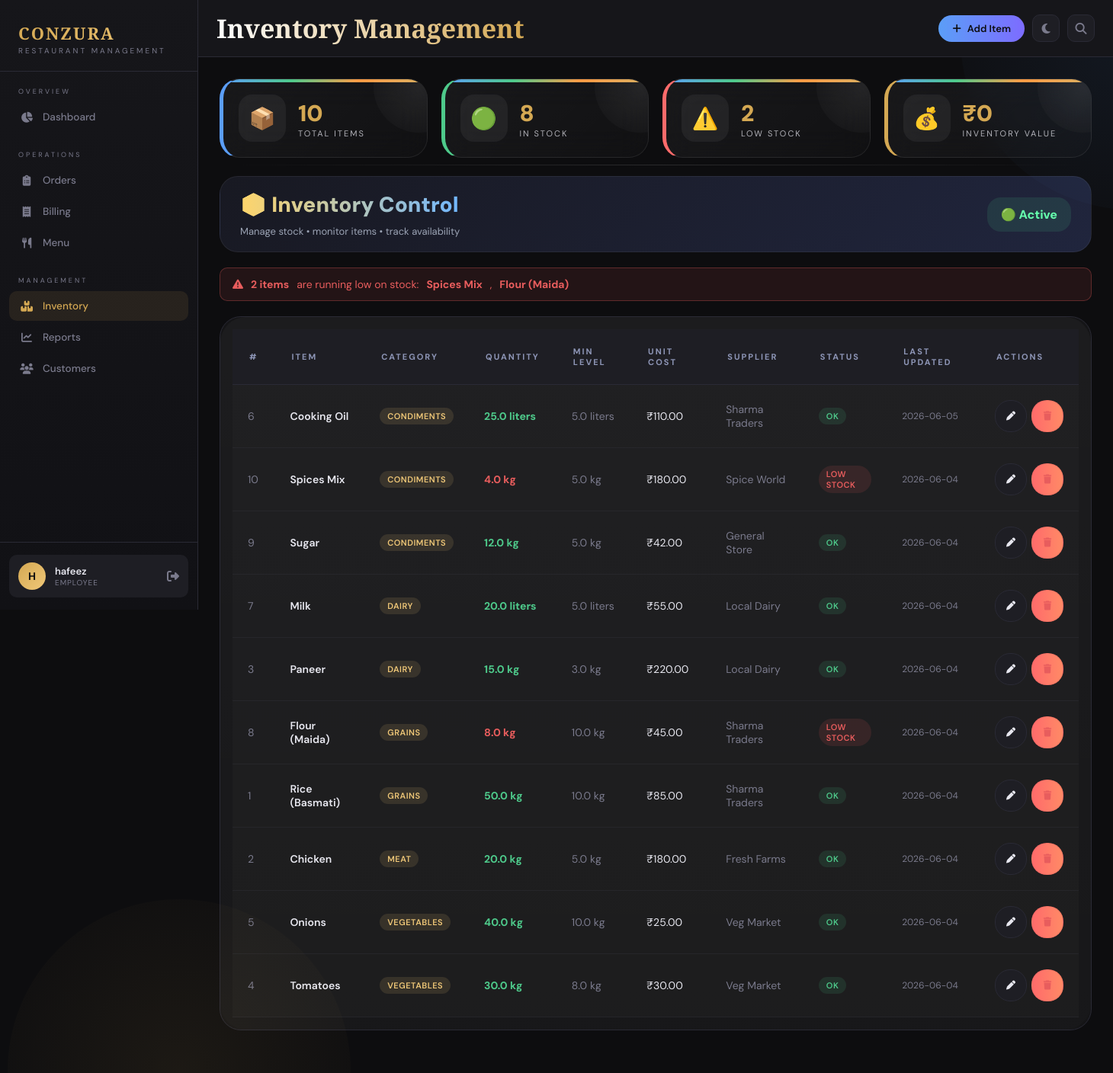
The app's page /inventory/ (signed in) with its own data.
### tables this page shows
CREATE TABLE inventory (
            id INTEGER PRIMARY KEY AUTOINCREMENT,
            item_name TEXT NOT NULL,
            category TEXT,
            quantity REAL NOT NULL,
            unit TEXT,
            min_quantity REAL DEFAULT 10,
            cost_per_unit REAL DEFAULT 0,
            supplier TEXT,
            last_updated DATETIME DEFAULT CURRENT_TIMESTAMP
        );

### modules/inventory.py (the view)
@inventory_bp.route('/')
def index():
    if 'user' not in session:
        return redirect(url_for('auth.login'))
    if session['user']['role'] == 'admin':
        flash('Access denied. Admin can only manage the Menu.', 'error')
        return redirect(url_for('menu.index'))
    db = get_db()
    items = db.execute("SELECT * FROM inventory ORDER BY category, item_name").fetchall()
    low_stock = [i for i in items if i['quantity'] <= i['min_quantity']]
    return render_template('inventory.html', items=items, low_stock=low_stock, user=session['user'])

### modules/database.py (called while the page is built)
def get_db():
    if 'db' not in g:
        g.db = sqlite3.connect(DATABASE)
        g.db.row_factory = sqlite3.Row
    return g.db

### templates/inventory.html (shortened to what this page needs)
{% extends "base.html" %}
{% block page_title %}Inventory Management{% endblock %}
{% block topbar_actions %}
<button class="btn btn-primary" onclick="document.getElementById('addModal').classList.add('open')">
  <i class="fas fa-plus"></i> Add Item
</button>
{% endblock %}
{% block content %}
<div class="inventory-top">
<div class="inv-card">
<div class="inv-icon">📦</div>
<div>
<div class="inv-value">{{ items|length if items else 0 }}</div>
<div class="inv-text">TOTAL ITEMS</div>
</div>
</div>
<div class="inv-card">
<div class="inv-icon">🟢</div>
<div>
<div class="inv-value">
{{ items|selectattr('quantity','gt',10)|list|length if items else 0 }}
</div>
<div class="inv-text">
IN STOCK
</div>
</div>
</div>
<div class="inv-card">
<div class="inv-icon">⚠️</div>
<div>
<div class="inv-value">
{{ items|selectattr('quantity','lt',10)|list|length if items else 0 }}
</div>
<div class="inv-text">
LOW STOCK
</div>
</div>
</div>
<div class="inv-card">
<div class="inv-icon">💰</div>
<div>
<div class="inv-value">
₹{{ total_value or 0 }}
</div>
<div class="inv-text">
INVENTORY VALUE
</div>
</div>
</div>
</div>
<div class="inventory-banner">
<div>
<div class="inventory-title">
📦 Inventory Control
</div>
<div class="inventory-sub">
Manage stock • monitor items • track availability
</div>
</div>
<div class="inventory-live">
🟢 Active
</div>
</div>
{% if low_stock %}
<div class="alert alert-error" style="margin-bottom:20px;">
  <i class="fas fa-triangle-exclamation"></i>
  <strong>{{ low_stock|length }} items</strong> are running low on stock:
  {% for item in low_stock %}<strong>{{ item.item_name }}</strong>{% if not loop.last %}, {% endif %}{% endfor %}
</div>
{% endif %}
<div class="card">
  <div class="card-body" style="padding:0;">
    <div class="table-wrap">
      <table>
        <thead>
          <tr><th>#</th><th>Item</th><th>Category</th><th>Quantity</th><th>Min Level</th><th>Unit Cost</th><th>Supplier</th><th>Status</th><th>Last Updated</th><th>Actions</th></tr>
        </thead>
        <tbody>
          {% for item in items %}
          <tr>
            <td style="color:var(--muted);">{{ item.id }}</td>
            <td style="font-weight:600;">{{ item.item_name }}</td>
            <td><span class="badge badge-pending">{{ item.category or '—' }}</span></td>
            <td style="font-weight:700;color:{% if item.quantity <= item.min_quantity %}var(--red){% else %}var(--green){% endif %};">
              {{ item.quantity }} {{ item.unit }}
            </td>
            <td style="color:var(--muted);">{{ item.min_quantity }} {{ item.unit }}</td>
            <td>₹{{ "%.2f"|format(item.cost_per_unit) }}</td>
            <td style="color:var(--muted);">{{ item.supplier or '—' }}</td>
            <td>
              <span class="badge {% if item.quantity <= item.min_quantity %}badge-low{% else %}badge-ok{% endif %}">
                {% if item.quantity <= item.min_quantity %}Low Stock{% else %}OK{% endif %}
              </span>
            </td>
            <td style="color:var(--muted);font-size:12px;">{{ item.last_updated[:10] }}</td>
            <td style="display:flex;gap:6px;">
              <button class="btn btn-ghost btn-sm" onclick='openEdit({{ item.id }}, {{ item.item_name|tojson }}, {{ item.category|tojson or '""' }}, {{ item.quantity }}, {{ item.unit|tojson }}, {{ item.min_quantity }}, {{ item.cost_per_unit }}, {{ item.supplier|tojson or '""' }})'>
                <i class="fas fa-pen"></i>
              </button>
              <a href="{{ url_for('inventory.delete', item_id=item.id) }}" class="btn btn-danger btn-sm" onclick="return confirm('Remove this item?')">
                <i class="fas fa-trash"></i>
              </a>
            </td>
          </tr>
          {% else %}
          <tr><td colspan="10" style="text-align:center;padding:32px;color:var(--muted);">No inventory items found.</td></tr>
          {% endfor %}
        </tbody>
      </table>
    </div>
  </div>
</div>
{% endblock %}

### static/css/main.css (style rules this page uses)
:root { --bg:#0d0d0f; --surface:#16161a; --surface2:#1e1e24; --border:#2a2a35; --gold:#d4a853; --gold2:#f0c878; --red:#e85d5d; --green:#4eca8b; --blue:#5b9ef7; --text:#e8e8f0; --muted:#7a7a8c; --sidebar-w:260px; --shadow: 0 4px 24px rgba(0,0,0,.4); }
* { margin:0; padding:0; box-sizing:border-box; }
body { font-family:'DM Sans',sans-serif; background:var(--bg); color:var(--text); min-height:100vh; transition:background .3s, color .3s; }
.btn { display:inline-flex; align-items:center; gap:8px; padding:9px 18px; border-radius:9px; border:none; cursor:pointer; font-family:'DM Sans',sans-serif; font-size:13px; font-weight:600; transition:all .2s; text-decoration:none; }
.btn-primary { background:var(--gold); color:#0d0d0f; }
.btn-danger { background:rgba(232,93,93,.15); color:var(--red); border:1px solid rgba(232,93,93,.3); }
.btn-ghost { background:var(--surface2); color:var(--text); border:1px solid var(--border); }
.btn-sm { padding:6px 12px; font-size:12px; }
.card { background:var(--surface); border:1px solid var(--border); border-radius:16px; overflow:hidden; transition:background .3s; }
.card-body { padding:24px; }
.table-wrap { overflow-x:auto; }
table { width:100%; border-collapse:collapse; }
thead th { font-size:11px; text-transform:uppercase; letter-spacing:1.5px; color:var(--muted); padding:12px 16px; text-align:left; border-bottom:1px solid var(--border); background:var(--surface2); }
tbody tr { border-bottom:1px solid rgba(128,128,160,.08); transition:background .15s; }
tbody td { padding:13px 16px; font-size:14px; }
.badge { display:inline-block; padding:4px 10px; border-radius:20px; font-size:11px; font-weight:600; text-transform:uppercase; letter-spacing:.5px; }
.badge-pending { background:rgba(240,200,120,.12); color:var(--gold2); }
.badge-low { background:rgba(232,93,93,.12); color:var(--red); }
.badge-ok { background:rgba(78,202,139,.12); color:var(--green); }
.alert { padding:12px 16px; border-radius:10px; margin-bottom:20px; display:flex; align-items:center; gap:10px; font-size:14px; }
.alert-error { background:rgba(232,93,93,.1); border:1px solid rgba(232,93,93,.3); color:var(--red); }

### records on screen
inventory: item_name "Spices Mix", id "10", category "CONDIMENTS", quantity "4.0", unit "kg", min_quantity "5.0", cost_per_unit "180.00", supplier "Spice World", shows "LOW STOCK", last_updated "2026-06-04"
inventory: item_name "Flour (Maida)", id "8", category "GRAINS", quantity "8.0", unit "kg", min_quantity "10.0", cost_per_unit "45.00", supplier "Sharma Traders", shows "LOW STOCK", last_updated "2026-06-04"
inventory: id "6", item_name "Cooking Oil", category "CONDIMENTS", quantity "25.0", unit "liters", min_quantity "5.0", cost_per_unit "110.00", supplier "Sharma Traders", shows "OK", last_updated "2026-06-05"
inventory: id "9", item_name "Sugar", category "CONDIMENTS", quantity "12.0", unit "kg", min_quantity "5.0", cost_per_unit "42.00", supplier "General Store", shows "OK", last_updated "2026-06-04"
inventory: id "7", item_name "Milk", category "DAIRY", quantity "20.0", unit "liters", min_quantity "5.0", cost_per_unit "55.00", supplier "Local Dairy", shows "OK", last_updated "2026-06-04"
inventory: id "3", item_name "Paneer", category "DAIRY", quantity "15.0", unit "kg", min_quantity "3.0", cost_per_unit "220.00", supplier "Local Dairy", shows "OK", last_updated "2026-06-04"
inventory: id "1", item_name "Rice (Basmati)", category "GRAINS", quantity "50.0", unit "kg", min_quantity "10.0", cost_per_unit "85.00", supplier "Sharma Traders", shows "OK", last_updated "2026-06-04"
inventory: id "2", item_name "Chicken", category "MEAT", quantity "20.0", unit "kg", min_quantity "5.0", cost_per_unit "180.00", supplier "Fresh Farms", shows "OK", last_updated "2026-06-04"
inventory: id "5", item_name "Onions", category "VEGETABLES", quantity "40.0", unit "kg", min_quantity "10.0", cost_per_unit "25.00", supplier "Veg Market", shows "OK", last_updated "2026-06-04"
inventory: id "4", item_name "Tomatoes", category "VEGETABLES", quantity "30.0", unit "kg", min_quantity "8.0", cost_per_unit "30.00", supplier "Veg Market", shows "OK", last_updated "2026-06-04"

### other values on screen
{{ user.name[0].upper() }} "H"
{{ user.name }} "hafeez"
{{ user.role }} "EMPLOYEE"
{{ items|length if items else 0 }} "10"
{{ items|selectattr('quantity','gt',10)|list|length if items else 0 }} "8"
{{ items|selectattr('quantity','lt',10)|list|length if items else 0 }} "2"
{{ total_value or 0 }} "0"
{{ low_stock|length }} "2"
